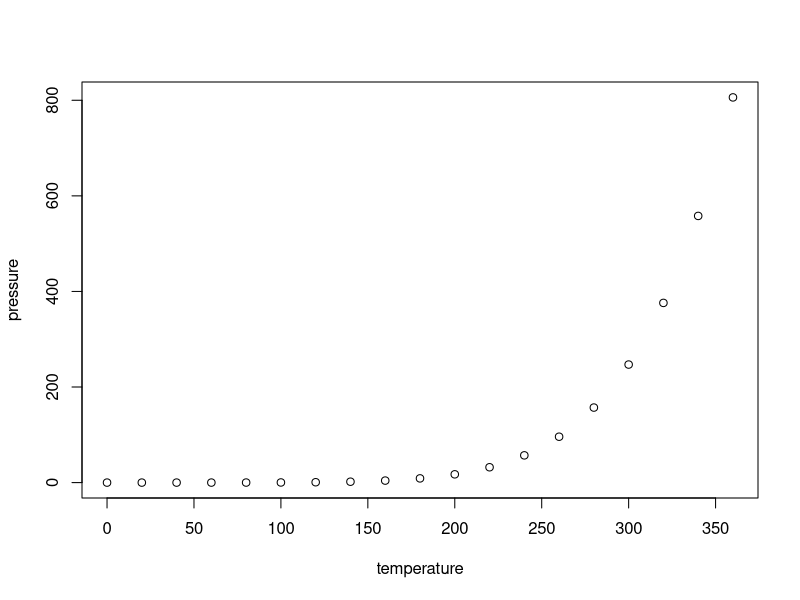
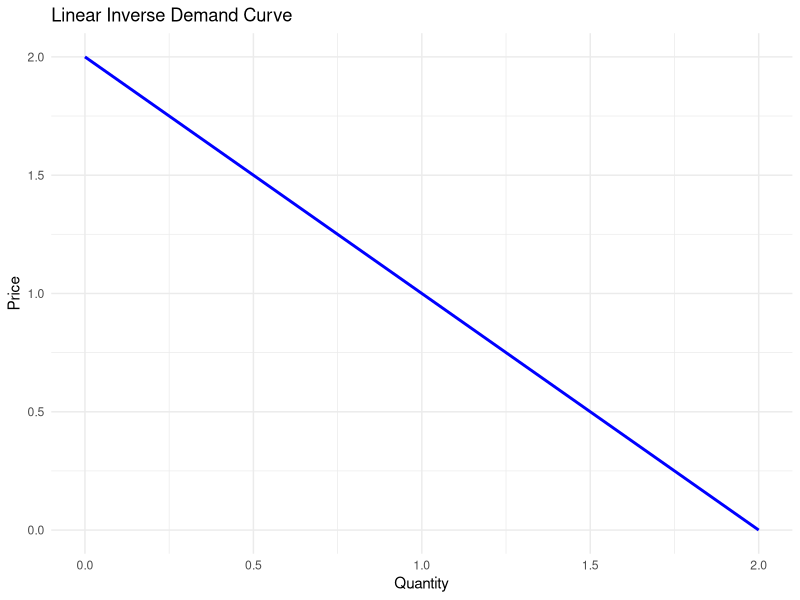

Write the R code that produced these figures, in order.
## ---- chunk 1
knitr::opts_chunk$set(echo = TRUE)
library(ggplot2)
library(tidyverse)
## ---- chunk 2
summary(cars)
## ---- chunk 3
plot(pressure)
## ---- chunk 4
rm(list=ls())
qMarket1 <- seq(0, 2, by = 0.5)
aMarket1 <- 2
bMarket1 <- 1
idemandMarket1 <- aMarket1 - bMarket1* qMarket1  # Linear inverse demand equation: P = 2-x
priceMarket1 <-1.5

# Create a data frame
market1 <- data.frame(qMarket1, idemandMarket1)


# Plot the linear inverse demand curve
demandmarket1 <- ggplot(market1, aes(x = qMarket1, y = idemandMarket1)) +
  geom_line(color = "blue", size = 1, linetype = "solid") +
  # Add labels
  labs(title = "Linear Inverse Demand Curve",
       x = "Quantity",
       y = "Price") +
  # Customize the theme
  theme_minimal()
# Print the plot
print(demandmarket1)
